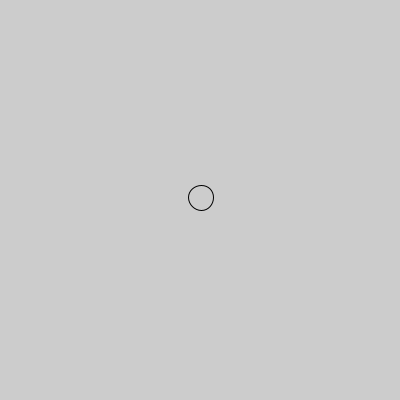
Frame 1 (no input)
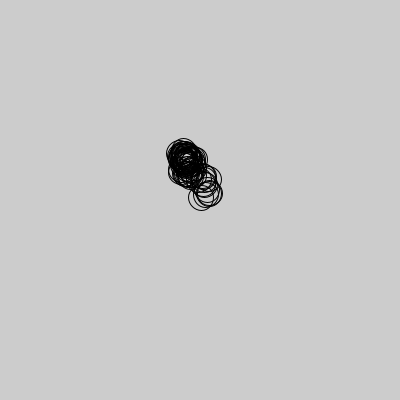
Frame 60 (the mouse pressed at the canvas centre just before this capture)
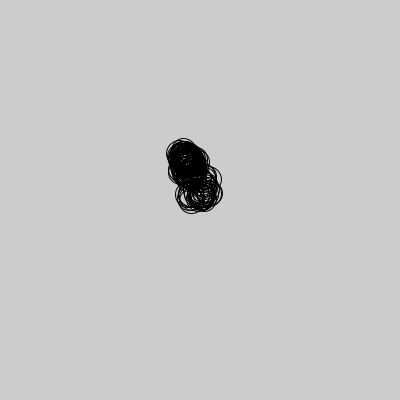
Frame 120 (the mouse held since frame 60 and released just before this capture)

The Processing sketch that drew these frames (run headless with seeded random() and noise(); from frame 60 on, the mouse is pressed at the canvas centre):

// Processing sketch: ej20a_funcion_reset
// ── ej20a_funcion_reset.pde

//funcion SIN parametros: resetear();

float x, y;

void setup() {
  size(400, 400);
  noFill();
  x = width / 2;
  y = height / 2;
}

void draw() {
  x += random(-5,5);
  y += random(-5,5);
  ellipse(x, y, 25, 25);
}

void keyPressed(){
  if( key == ' ' )
    resetear();
}

void resetear(){
  background( 200 );
  x = width / 2;
  y = height / 2;
}
